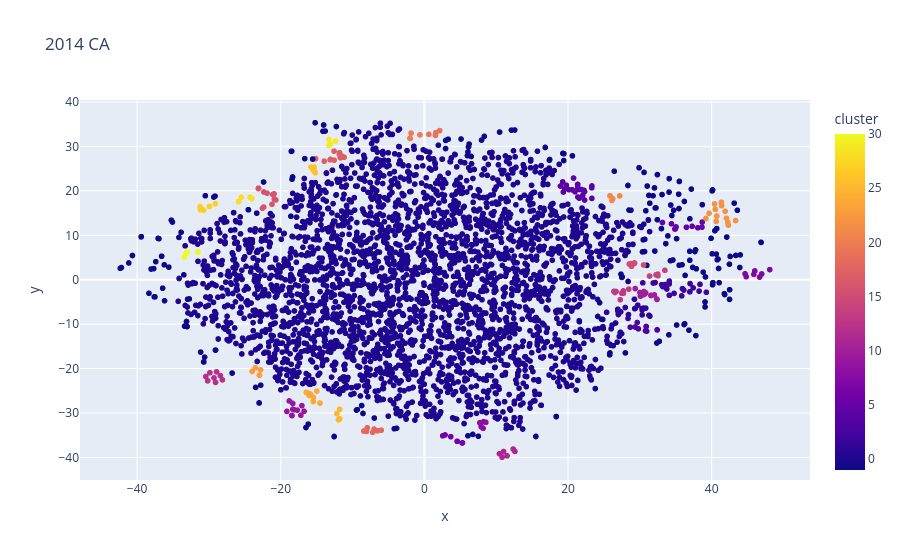

Source (notebook cell):
### Code cell
fig.show()

### Figure 1 — Plotly figure (JSON) as saved in the notebook; plotly's stock layout.template omitted (floating-point values rounded to 4 significant figures; data arrays with more than 128 entries replaced by an {"elided": "..."} marker saying what was removed)
{"data": [{"customdata": {"elided": "3747x2 mixed values"}, "hovertemplate": "x=%{x}<br>y=%{y}<br>sbert_text=%{customdata[0]}<br>GlobalEventID=%{customdata[1]}<br>cluster=%{marker.color}<extra></extra>", "legendgroup": "", "marker": {"color": {"elided": "3747 int values"}, "coloraxis": "coloraxis", "symbol": "circle"}, "mode": "markers", "name": "", "showlegend": false, "type": "scattergl", "x": {"elided": "3747 float values"}, "xaxis": "x", "y": {"elided": "3747 float values"}, "yaxis": "y"}], "layout": {"coloraxis": {"colorbar": {"title": {"text": "cluster"}}, "colorscale": [[0, "#0d0887"], [0.1111, "#46039f"], [0.2222, "#7201a8"], [0.3333, "#9c179e"], [0.4444, "#bd3786"], [0.5556, "#d8576b"], [0.6667, "#ed7953"], [0.7778, "#fb9f3a"], [0.8889, "#fdca26"], [1, "#f0f921"]]}, "legend": {"tracegroupgap": 0}, "title": {"text": "2014 CA"}, "xaxis": {"anchor": "y", "domain": [0, 1], "title": {"text": "x"}}, "yaxis": {"anchor": "x", "domain": [0, 1], "title": {"text": "y"}}}}
